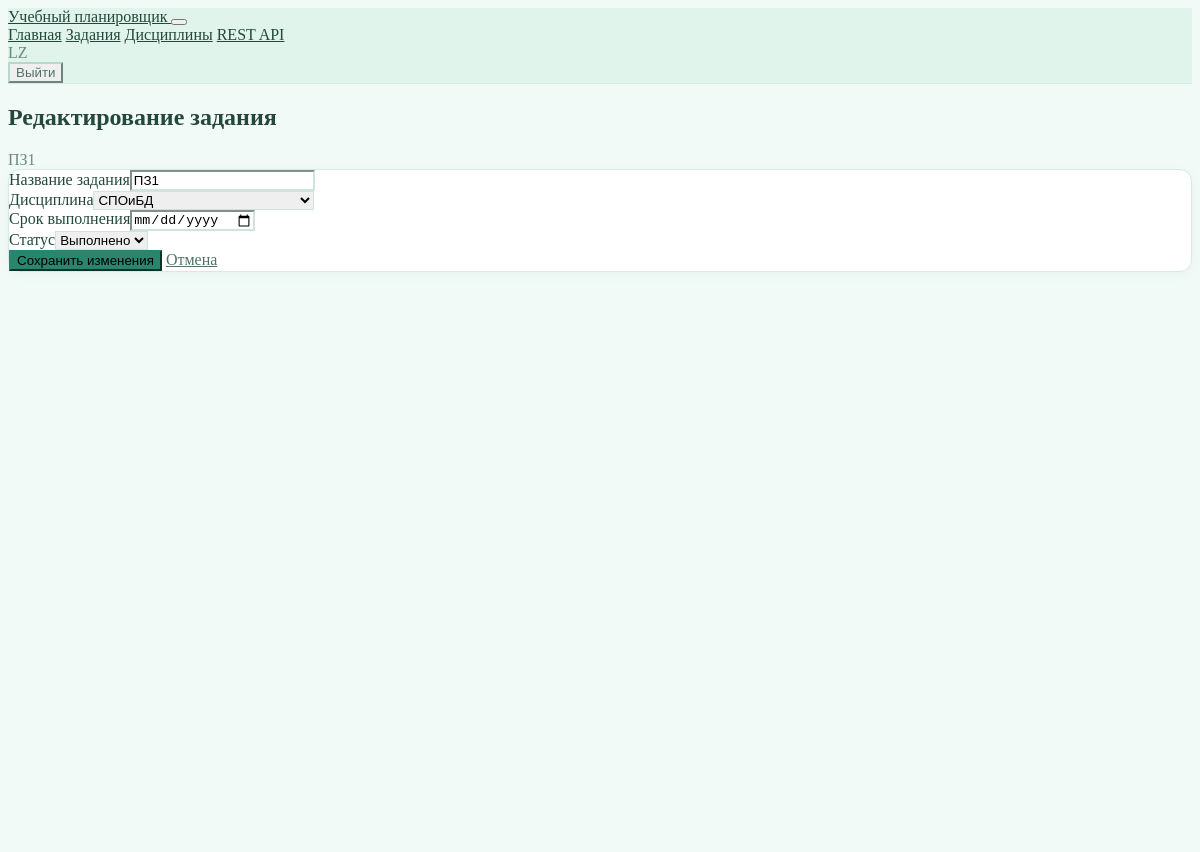
The page /tasks/1/edit/ (signed in) on the database its author committed.
### planner/models.py (models this page shows, shortened)
class Task(models.Model):
    owner = models.ForeignKey(
        settings.AUTH_USER_MODEL, on_delete=models.CASCADE,
        related_name='tasks', null=True, blank=True, verbose_name='Владелец',
    )
    STATUS_CHOICES = [
        ('new', 'Новое'),
        ('in_progress', 'В работе'),
        ('completed', 'Выполнено'),
    ]
    title = models.CharField('Название задания', max_length=200)
    subject = models.ForeignKey(
        Subject,
        on_delete=models.PROTECT,
        related_name='tasks',
        verbose_name='Дисциплина',
    )
    due_date = models.DateField('Срок выполнения')
    status = models.CharField(
        'Статус',
        max_length=20,
        choices=STATUS_CHOICES,
        default='new',
    )
    class Meta:
        ordering = ['due_date', 'title']
        verbose_name = 'Задание'
        verbose_name_plural = 'Задания'

### planner/views.py (the view)
# urls.py: path('tasks/<int:task_id>/edit/', views.task_edit, name='task_edit'),
@login_required
def task_edit(request, task_id):
    task = get_object_or_404(Task, pk=task_id, owner=request.user)
    if request.method == 'POST':
        form = TaskForm(request.POST, instance=task, user=request.user)
        if form.is_valid():
            form.save()
            messages.success(request, 'Задание успешно изменено.')
            return redirect('planner:tasks')
    else:
        form = TaskForm(instance=task, user=request.user)
    return render(request, 'planner/task_edit.html', {'form': form, 'task': task})

### planner/forms.py (shortened to what this page needs)
class TaskForm(forms.ModelForm):
    def __init__(self, *args, user=None, **kwargs):
        super().__init__(*args, **kwargs)
        if user is not None:
            self.fields['subject'].queryset = Subject.objects.filter(owner=user).order_by('name')
        if not self.instance.pk:
            self.fields['status'].choices = [('new', 'Новое')]
            self.initial.setdefault('status', 'new')
        else:
            allowed = set(allowed_task_statuses(self.instance.status))
            self.fields['status'].choices = [
                (value, label) for value, label in Task.STATUS_CHOICES if value in allowed
            ]
    class Meta:
        model = Task
        fields = ['title', 'subject', 'due_date', 'status']
        widgets = {
            'title': forms.TextInput(attrs={
                'class': 'form-control',
                'placeholder': 'Название задания',
            }),
            'subject': forms.Select(attrs={'class': 'form-select'}),
            'due_date': forms.DateInput(attrs={
                'class': 'form-control',
                'type': 'date',
            }),
            'status': forms.Select(attrs={'class': 'form-select'}),
        }

### planner/models.py (called while the page is built)
    def __str__(self):
        return self.name

### planner/validators.py (called while the page is built)
def allowed_task_statuses(current_status):
    if current_status is None:
        return ('new',)
    return ALLOWED_STATUS_TRANSITIONS.get(current_status, (current_status,))

### planner/templates/planner/task_edit.html (shortened to what this page needs)
{% extends 'planner/base.html' %}
{% block content %}
<div class="page-header mb-4"><div class="row align-items-center"><div class="col">
    <h2 class="page-title">Редактирование задания</h2><div class="text-secondary mt-1">{{ task.title }}</div>
</div></div></div>
<div class="row"><div class="col-12 col-lg-7 col-xl-6">
    <form method="post" class="card">
        <div class="card-body">
            {% for field in form %}<div class="mb-3">
                <label class="form-label" for="{{ field.id_for_label }}">{{ field.label }}</label>{{ field }}
            </div>{% endfor %}
        </div>
        <div class="card-footer d-flex gap-2"><button type="submit" class="btn btn-primary">Сохранить изменения</button>
            <a href="{% url 'planner:tasks' %}" class="btn btn-outline-secondary">Отмена</a></div>
    </form>
</div></div>
{% endblock %}

### planner/templates/planner/includes/navbar.html (shortened to what this page needs)
<header class="navbar navbar-expand-md d-print-none">
    <div class="container-xl">
        <a class="navbar-brand" href="{% if request.user.is_authenticated %}{% url 'planner:dashboard' %}{% else %}{% url 'planner:login' %}{% endif %}">
            Учебный планировщик
        </a>
        {% if request.user.is_authenticated %}
        <button class="navbar-toggler" type="button" data-bs-toggle="collapse" data-bs-target="#navbar-menu" aria-controls="navbar-menu" aria-expanded="false" aria-label="Открыть меню"></button>
        <div class="collapse navbar-collapse" id="navbar-menu">
            <div class="navbar-nav me-auto">
                <a class="nav-link {% if request.resolver_match.url_name == 'dashboard' %}active{% endif %}" href="{% url 'planner:dashboard' %}">Главная</a>
                <a class="nav-link {% if request.resolver_match.url_name == 'tasks' %}active{% endif %}" href="{% url 'planner:tasks' %}">Задания</a>
                <a class="nav-link {% if request.resolver_match.url_name == 'subjects' %}active{% endif %}" href="{% url 'planner:subjects' %}">Дисциплины</a>
                <a class="nav-link {% if request.resolver_match.url_name == 'api_console' %}active{% endif %}" href="{% url 'planner:api_console' %}">REST API</a>
            </div>
            <div class="navbar-nav align-items-md-center gap-md-2">
                <span class="navbar-text small text-secondary">{{ request.user.username }}</span>
                <form method="post" action="{% url 'planner:logout' %}">{% csrf_token %}<button type="submit" class="btn btn-outline-secondary btn-sm">Выйти</button></form>
            </div>
        </div>
        {% else %}
        <div class="navbar-nav ms-auto flex-row gap-2"><a class="btn btn-outline-primary btn-sm" href="{% url 'planner:login' %}">Войти</a><a class="btn btn-primary btn-sm" href="{% url 'planner:register' %}">Регистрация</a></div>
        {% endif %}
    </div>
</header>

### planner/static/planner/css/custom.css (style rules this page uses)
:root { --mint-bg: #f1faf6; --mint-surface: #ffffff; --mint-primary: #27866d; --mint-primary-dark: #1f6f5a; --mint-border: #d5ebe1; --mint-text: #24483d; --mint-muted: #6b8a7f; }
body { background: var(--mint-bg); color: var(--mint-text); }
.navbar, .navbar-expand-md, .navbar-brand { background-color: #e0f4eb; }
.navbar { border-bottom: 1px solid var(--mint-border); }
.navbar-brand, .navbar a { color: var(--mint-text); }
.page-title { color: var(--mint-text); }
.card { border: 1px solid var(--mint-border); border-radius: 12px; background: var(--mint-surface); box-shadow: 0 3px 12px rgba(39, 134, 109, 0.045); }
.card-title, .form-label { color: var(--mint-text); }
.btn-primary { --tblr-btn-bg: var(--mint-primary); --tblr-btn-border-color: var(--mint-primary); --tblr-btn-hover-bg: var(--mint-primary-dark); --tblr-btn-hover-border-color: var(--mint-primary-dark); background-color: var(--mint-primary); border-color: var(--mint-primary); }
.btn-outline-secondary { color: #527367; border-color: #b8d8cb; }
.form-control, .form-select { border-color: #cfe4da; }
.text-secondary { color: var(--mint-muted) !important; }

### rows shown on the page
Task: title "ПЗ1", form "ПЗ1" "СПОиБД" "Выполнено"

### other values the page prints
{{ request.user.username }} "LZ"
{{ field.label }} "Название задания" "Дисциплина" "Срок выполнения" "Статус"
